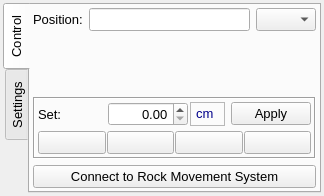
<?xml version="1.0" encoding="UTF-8"?>
<ui version="4.0">
 <class>LeuzeDistanceMeter</class>
 <widget class="QWidget" name="LeuzeDistanceMeter">
  <property name="geometry">
   <rect>
    <x>0</x>
    <y>0</y>
    <width>324</width>
    <height>196</height>
   </rect>
  </property>
  <property name="windowTitle">
   <string>Form</string>
  </property>
  <layout class="QGridLayout" name="gridLayout_3">
   <property name="leftMargin">
    <number>3</number>
   </property>
   <property name="topMargin">
    <number>3</number>
   </property>
   <property name="rightMargin">
    <number>3</number>
   </property>
   <property name="bottomMargin">
    <number>3</number>
   </property>
   <item row="0" column="0">
    <widget class="QTabWidget" name="tabWidget">
     <property name="font">
      <font>
       <pointsize>10</pointsize>
      </font>
     </property>
     <property name="tabPosition">
      <enum>QTabWidget::West</enum>
     </property>
     <property name="currentIndex">
      <number>0</number>
     </property>
     <widget class="QWidget" name="tabControl">
      <attribute name="title">
       <string>Control</string>
      </attribute>
      <layout class="QGridLayout" name="gridLayout_2">
       <property name="leftMargin">
        <number>3</number>
       </property>
       <property name="topMargin">
        <number>3</number>
       </property>
       <property name="rightMargin">
        <number>3</number>
       </property>
       <property name="bottomMargin">
        <number>3</number>
       </property>
       <item row="2" column="0" colspan="3">
        <widget class="QFrame" name="framePosControl">
         <property name="frameShape">
          <enum>QFrame::Box</enum>
         </property>
         <property name="frameShadow">
          <enum>QFrame::Sunken</enum>
         </property>
         <layout class="QGridLayout" name="gridLayout">
          <property name="leftMargin">
           <number>3</number>
          </property>
          <property name="topMargin">
           <number>3</number>
          </property>
          <property name="rightMargin">
           <number>3</number>
          </property>
          <property name="bottomMargin">
           <number>3</number>
          </property>
          <property name="verticalSpacing">
           <number>5</number>
          </property>
          <item row="0" column="0">
           <layout class="QHBoxLayout" name="horizontalLayout_3">
            <property name="spacing">
             <number>6</number>
            </property>
            <item>
             <layout class="QHBoxLayout" name="horizontalLayout_2">
              <property name="spacing">
               <number>2</number>
              </property>
              <item>
               <widget class="QLabel" name="lblSetPosition">
                <property name="font">
                 <font>
                  <pointsize>10</pointsize>
                 </font>
                </property>
                <property name="text">
                 <string>Set:</string>
                </property>
               </widget>
              </item>
              <item>
               <widget class="QDoubleSpinBox" name="dsboxSetPosition">
                <property name="minimumSize">
                 <size>
                  <width>80</width>
                  <height>0</height>
                 </size>
                </property>
                <property name="alignment">
                 <set>Qt::AlignRight|Qt::AlignTrailing|Qt::AlignVCenter</set>
                </property>
               </widget>
              </item>
              <item>
               <widget class="QFrame" name="frame_7">
                <property name="sizePolicy">
                 <sizepolicy hsizetype="Maximum" vsizetype="Preferred">
                  <horstretch>0</horstretch>
                  <verstretch>0</verstretch>
                 </sizepolicy>
                </property>
                <property name="frameShape">
                 <enum>QFrame::StyledPanel</enum>
                </property>
                <property name="frameShadow">
                 <enum>QFrame::Raised</enum>
                </property>
                <layout class="QGridLayout" name="gridLayout_13">
                 <property name="leftMargin">
                  <number>5</number>
                 </property>
                 <property name="topMargin">
                  <number>1</number>
                 </property>
                 <property name="rightMargin">
                  <number>10</number>
                 </property>
                 <property name="bottomMargin">
                  <number>1</number>
                 </property>
                 <item row="0" column="0">
                  <widget class="QLabel" name="label_7">
                   <property name="text">
                    <string>&lt;font color=darkblue&gt;cm&lt;/font&gt;</string>
                   </property>
                  </widget>
                 </item>
                </layout>
               </widget>
              </item>
             </layout>
            </item>
            <item>
             <widget class="QPushButton" name="pbtSet">
              <property name="sizePolicy">
               <sizepolicy hsizetype="Maximum" vsizetype="Fixed">
                <horstretch>0</horstretch>
                <verstretch>0</verstretch>
               </sizepolicy>
              </property>
              <property name="minimumSize">
               <size>
                <width>0</width>
                <height>0</height>
               </size>
              </property>
              <property name="font">
               <font>
                <pointsize>10</pointsize>
               </font>
              </property>
              <property name="text">
               <string>Apply</string>
              </property>
              <property name="checkable">
               <bool>true</bool>
              </property>
             </widget>
            </item>
           </layout>
          </item>
          <item row="1" column="0">
           <layout class="QHBoxLayout" name="horizontalLayout">
            <property name="spacing">
             <number>1</number>
            </property>
            <item>
             <widget class="QPushButton" name="pbtBegin">
              <property name="minimumSize">
               <size>
                <width>0</width>
                <height>0</height>
               </size>
              </property>
              <property name="text">
               <string/>
              </property>
              <property name="iconSize">
               <size>
                <width>24</width>
                <height>24</height>
               </size>
              </property>
              <property name="checkable">
               <bool>true</bool>
              </property>
             </widget>
            </item>
            <item>
             <widget class="QPushButton" name="pbtBack">
              <property name="minimumSize">
               <size>
                <width>0</width>
                <height>0</height>
               </size>
              </property>
              <property name="text">
               <string/>
              </property>
              <property name="iconSize">
               <size>
                <width>24</width>
                <height>24</height>
               </size>
              </property>
              <property name="checkable">
               <bool>true</bool>
              </property>
             </widget>
            </item>
            <item>
             <widget class="QPushButton" name="pbtForward">
              <property name="minimumSize">
               <size>
                <width>0</width>
                <height>0</height>
               </size>
              </property>
              <property name="text">
               <string/>
              </property>
              <property name="iconSize">
               <size>
                <width>24</width>
                <height>24</height>
               </size>
              </property>
              <property name="checkable">
               <bool>true</bool>
              </property>
             </widget>
            </item>
            <item>
             <widget class="QPushButton" name="pbtEnd">
              <property name="minimumSize">
               <size>
                <width>0</width>
                <height>0</height>
               </size>
              </property>
              <property name="text">
               <string/>
              </property>
              <property name="iconSize">
               <size>
                <width>24</width>
                <height>24</height>
               </size>
              </property>
              <property name="checkable">
               <bool>true</bool>
              </property>
             </widget>
            </item>
           </layout>
          </item>
         </layout>
        </widget>
       </item>
       <item row="0" column="2">
        <widget class="QComboBox" name="cboxDistance">
         <property name="maximumSize">
          <size>
           <width>60</width>
           <height>16777215</height>
          </size>
         </property>
         <property name="font">
          <font>
           <pointsize>10</pointsize>
          </font>
         </property>
        </widget>
       </item>
       <item row="0" column="1">
        <widget class="QLineEdit" name="ledDistance">
         <property name="minimumSize">
          <size>
           <width>0</width>
           <height>0</height>
          </size>
         </property>
         <property name="maximumSize">
          <size>
           <width>16777215</width>
           <height>16777215</height>
          </size>
         </property>
         <property name="font">
          <font>
           <pointsize>10</pointsize>
           <weight>75</weight>
           <bold>true</bold>
          </font>
         </property>
         <property name="alignment">
          <set>Qt::AlignRight|Qt::AlignTrailing|Qt::AlignVCenter</set>
         </property>
         <property name="readOnly">
          <bool>true</bool>
         </property>
        </widget>
       </item>
       <item row="3" column="0" colspan="3">
        <widget class="QPushButton" name="pbtConnect">
         <property name="text">
          <string>Connect to Rock Movement System</string>
         </property>
         <property name="checkable">
          <bool>true</bool>
         </property>
        </widget>
       </item>
       <item row="0" column="0">
        <widget class="QLabel" name="lblPosition">
         <property name="font">
          <font>
           <pointsize>10</pointsize>
          </font>
         </property>
         <property name="text">
          <string>Position:</string>
         </property>
        </widget>
       </item>
       <item row="1" column="1">
        <spacer name="verticalSpacer">
         <property name="orientation">
          <enum>Qt::Vertical</enum>
         </property>
         <property name="sizeHint" stdset="0">
          <size>
           <width>20</width>
           <height>46</height>
          </size>
         </property>
        </spacer>
       </item>
      </layout>
     </widget>
     <widget class="QWidget" name="tabSettings">
      <attribute name="title">
       <string>Settings</string>
      </attribute>
      <layout class="QGridLayout" name="gridLayout_6">
       <property name="leftMargin">
        <number>3</number>
       </property>
       <property name="topMargin">
        <number>3</number>
       </property>
       <property name="rightMargin">
        <number>3</number>
       </property>
       <property name="bottomMargin">
        <number>3</number>
       </property>
       <property name="spacing">
        <number>3</number>
       </property>
       <item row="3" column="0" colspan="2">
        <widget class="Line" name="line">
         <property name="orientation">
          <enum>Qt::Horizontal</enum>
         </property>
        </widget>
       </item>
       <item row="1" column="0" colspan="2">
        <widget class="Line" name="line_2">
         <property name="orientation">
          <enum>Qt::Horizontal</enum>
         </property>
        </widget>
       </item>
       <item row="0" column="0" colspan="2">
        <layout class="QGridLayout" name="gridLayout_4">
         <item row="0" column="0">
          <widget class="QLabel" name="lblFrom">
           <property name="font">
            <font>
             <pointsize>10</pointsize>
            </font>
           </property>
           <property name="text">
            <string>From:</string>
           </property>
          </widget>
         </item>
         <item row="0" column="1">
          <widget class="QDoubleSpinBox" name="dsboxFrom">
           <property name="font">
            <font>
             <pointsize>10</pointsize>
            </font>
           </property>
           <property name="alignment">
            <set>Qt::AlignRight|Qt::AlignTrailing|Qt::AlignVCenter</set>
           </property>
           <property name="decimals">
            <number>2</number>
           </property>
           <property name="maximum">
            <double>2.000000000000000</double>
           </property>
           <property name="singleStep">
            <double>0.100000000000000</double>
           </property>
          </widget>
         </item>
         <item row="1" column="0">
          <widget class="QLabel" name="lblTo">
           <property name="font">
            <font>
             <pointsize>10</pointsize>
            </font>
           </property>
           <property name="text">
            <string>To:</string>
           </property>
          </widget>
         </item>
         <item row="2" column="1">
          <widget class="QDoubleSpinBox" name="dsboxStep">
           <property name="font">
            <font>
             <pointsize>10</pointsize>
            </font>
           </property>
           <property name="alignment">
            <set>Qt::AlignRight|Qt::AlignTrailing|Qt::AlignVCenter</set>
           </property>
           <property name="decimals">
            <number>2</number>
           </property>
           <property name="maximum">
            <double>2.000000000000000</double>
           </property>
           <property name="singleStep">
            <double>0.100000000000000</double>
           </property>
          </widget>
         </item>
         <item row="2" column="0">
          <widget class="QLabel" name="lblStep">
           <property name="font">
            <font>
             <pointsize>10</pointsize>
            </font>
           </property>
           <property name="text">
            <string>Step:</string>
           </property>
          </widget>
         </item>
         <item row="1" column="1">
          <widget class="QDoubleSpinBox" name="dsboxTo">
           <property name="font">
            <font>
             <pointsize>10</pointsize>
            </font>
           </property>
           <property name="alignment">
            <set>Qt::AlignRight|Qt::AlignTrailing|Qt::AlignVCenter</set>
           </property>
           <property name="decimals">
            <number>2</number>
           </property>
           <property name="maximum">
            <double>2.000000000000000</double>
           </property>
           <property name="singleStep">
            <double>0.100000000000000</double>
           </property>
          </widget>
         </item>
         <item row="1" column="2">
          <widget class="QFrame" name="frame_2">
           <property name="sizePolicy">
            <sizepolicy hsizetype="Maximum" vsizetype="Preferred">
             <horstretch>0</horstretch>
             <verstretch>0</verstretch>
            </sizepolicy>
           </property>
           <property name="frameShape">
            <enum>QFrame::Panel</enum>
           </property>
           <property name="frameShadow">
            <enum>QFrame::Raised</enum>
           </property>
           <layout class="QGridLayout" name="gridLayout_8">
            <property name="leftMargin">
             <number>5</number>
            </property>
            <property name="topMargin">
             <number>1</number>
            </property>
            <property name="rightMargin">
             <number>10</number>
            </property>
            <property name="bottomMargin">
             <number>1</number>
            </property>
            <item row="0" column="0">
             <widget class="QLabel" name="label_2">
              <property name="text">
               <string>&lt;font color=darkblue&gt;cm&lt;/font&gt;</string>
              </property>
             </widget>
            </item>
           </layout>
          </widget>
         </item>
         <item row="2" column="2">
          <widget class="QFrame" name="frame_3">
           <property name="sizePolicy">
            <sizepolicy hsizetype="Maximum" vsizetype="Preferred">
             <horstretch>0</horstretch>
             <verstretch>0</verstretch>
            </sizepolicy>
           </property>
           <property name="frameShape">
            <enum>QFrame::Panel</enum>
           </property>
           <property name="frameShadow">
            <enum>QFrame::Raised</enum>
           </property>
           <layout class="QGridLayout" name="gridLayout_9">
            <property name="leftMargin">
             <number>5</number>
            </property>
            <property name="topMargin">
             <number>1</number>
            </property>
            <property name="rightMargin">
             <number>10</number>
            </property>
            <property name="bottomMargin">
             <number>1</number>
            </property>
            <item row="0" column="0">
             <widget class="QLabel" name="label_3">
              <property name="text">
               <string>&lt;font color=darkblue&gt;cm&lt;/font&gt;</string>
              </property>
             </widget>
            </item>
           </layout>
          </widget>
         </item>
         <item row="0" column="2">
          <widget class="QFrame" name="frame">
           <property name="sizePolicy">
            <sizepolicy hsizetype="Maximum" vsizetype="Preferred">
             <horstretch>0</horstretch>
             <verstretch>0</verstretch>
            </sizepolicy>
           </property>
           <property name="frameShape">
            <enum>QFrame::Panel</enum>
           </property>
           <property name="frameShadow">
            <enum>QFrame::Raised</enum>
           </property>
           <layout class="QGridLayout" name="gridLayout_7">
            <property name="leftMargin">
             <number>5</number>
            </property>
            <property name="topMargin">
             <number>1</number>
            </property>
            <property name="rightMargin">
             <number>10</number>
            </property>
            <property name="bottomMargin">
             <number>1</number>
            </property>
            <item row="0" column="0">
             <widget class="QLabel" name="label">
              <property name="text">
               <string>&lt;font color=darkblue&gt;cm&lt;/font&gt;</string>
              </property>
             </widget>
            </item>
           </layout>
          </widget>
         </item>
        </layout>
       </item>
       <item row="2" column="0" colspan="2">
        <layout class="QGridLayout" name="gridLayout_5">
         <item row="0" column="0">
          <widget class="QLabel" name="lblCalibrLen">
           <property name="text">
            <string>Length of Calibration Sample: </string>
           </property>
          </widget>
         </item>
         <item row="1" column="1">
          <widget class="QDoubleSpinBox" name="dsboxCoreDiameter">
           <property name="alignment">
            <set>Qt::AlignRight|Qt::AlignTrailing|Qt::AlignVCenter</set>
           </property>
           <property name="readOnly">
            <bool>false</bool>
           </property>
           <property name="decimals">
            <number>2</number>
           </property>
          </widget>
         </item>
         <item row="1" column="0">
          <widget class="QLabel" name="lblCoreDiameter">
           <property name="text">
            <string>Core Diameter:</string>
           </property>
          </widget>
         </item>
         <item row="0" column="1">
          <widget class="QDoubleSpinBox" name="dsboxCalibrLength">
           <property name="alignment">
            <set>Qt::AlignRight|Qt::AlignTrailing|Qt::AlignVCenter</set>
           </property>
           <property name="readOnly">
            <bool>true</bool>
           </property>
           <property name="decimals">
            <number>2</number>
           </property>
          </widget>
         </item>
         <item row="0" column="2">
          <widget class="QFrame" name="frame_4">
           <property name="sizePolicy">
            <sizepolicy hsizetype="Maximum" vsizetype="Preferred">
             <horstretch>0</horstretch>
             <verstretch>0</verstretch>
            </sizepolicy>
           </property>
           <property name="frameShape">
            <enum>QFrame::Panel</enum>
           </property>
           <property name="frameShadow">
            <enum>QFrame::Raised</enum>
           </property>
           <layout class="QGridLayout" name="gridLayout_10">
            <property name="leftMargin">
             <number>5</number>
            </property>
            <property name="topMargin">
             <number>1</number>
            </property>
            <property name="rightMargin">
             <number>10</number>
            </property>
            <property name="bottomMargin">
             <number>1</number>
            </property>
            <item row="0" column="0">
             <widget class="QLabel" name="label_4">
              <property name="text">
               <string>&lt;font color=darkblue&gt;cm&lt;/font&gt;</string>
              </property>
             </widget>
            </item>
           </layout>
          </widget>
         </item>
         <item row="1" column="2">
          <widget class="QFrame" name="frame_5">
           <property name="sizePolicy">
            <sizepolicy hsizetype="Maximum" vsizetype="Preferred">
             <horstretch>0</horstretch>
             <verstretch>0</verstretch>
            </sizepolicy>
           </property>
           <property name="frameShape">
            <enum>QFrame::Panel</enum>
           </property>
           <property name="frameShadow">
            <enum>QFrame::Raised</enum>
           </property>
           <layout class="QGridLayout" name="gridLayout_11">
            <property name="leftMargin">
             <number>5</number>
            </property>
            <property name="topMargin">
             <number>1</number>
            </property>
            <property name="rightMargin">
             <number>10</number>
            </property>
            <property name="bottomMargin">
             <number>1</number>
            </property>
            <item row="0" column="0">
             <widget class="QLabel" name="label_5">
              <property name="text">
               <string>&lt;font color=darkblue&gt;cm&lt;/font&gt;</string>
              </property>
             </widget>
            </item>
           </layout>
          </widget>
         </item>
        </layout>
       </item>
       <item row="4" column="0" colspan="2">
        <layout class="QHBoxLayout" name="horizontalLayout_6">
         <property name="spacing">
          <number>10</number>
         </property>
         <item>
          <layout class="QHBoxLayout" name="horizontalLayout_4">
           <property name="spacing">
            <number>2</number>
           </property>
           <item>
            <widget class="QLabel" name="lblZero">
             <property name="font">
              <font>
               <pointsize>10</pointsize>
              </font>
             </property>
             <property name="text">
              <string>Zero:</string>
             </property>
            </widget>
           </item>
           <item>
            <widget class="QDoubleSpinBox" name="dsboxZero">
             <property name="minimumSize">
              <size>
               <width>75</width>
               <height>0</height>
              </size>
             </property>
             <property name="font">
              <font>
               <pointsize>10</pointsize>
              </font>
             </property>
             <property name="alignment">
              <set>Qt::AlignRight|Qt::AlignTrailing|Qt::AlignVCenter</set>
             </property>
             <property name="readOnly">
              <bool>true</bool>
             </property>
             <property name="decimals">
              <number>2</number>
             </property>
             <property name="maximum">
              <double>2.000000000000000</double>
             </property>
             <property name="singleStep">
              <double>0.100000000000000</double>
             </property>
            </widget>
           </item>
           <item>
            <widget class="QFrame" name="frame_6">
             <property name="frameShape">
              <enum>QFrame::Panel</enum>
             </property>
             <property name="frameShadow">
              <enum>QFrame::Raised</enum>
             </property>
             <layout class="QGridLayout" name="gridLayout_12">
              <property name="leftMargin">
               <number>5</number>
              </property>
              <property name="topMargin">
               <number>1</number>
              </property>
              <property name="rightMargin">
               <number>10</number>
              </property>
              <property name="bottomMargin">
               <number>1</number>
              </property>
              <item row="0" column="0">
               <widget class="QLabel" name="label_6">
                <property name="text">
                 <string>&lt;font color=darkblue&gt;cm&lt;/font&gt;</string>
                </property>
               </widget>
              </item>
             </layout>
            </widget>
           </item>
          </layout>
         </item>
         <item>
          <layout class="QHBoxLayout" name="horizontalLayout_5">
           <property name="spacing">
            <number>2</number>
           </property>
           <item>
            <widget class="QPushButton" name="pbtSetZero">
             <property name="maximumSize">
              <size>
               <width>60</width>
               <height>16777215</height>
              </size>
             </property>
             <property name="font">
              <font>
               <pointsize>10</pointsize>
              </font>
             </property>
             <property name="text">
              <string>Set &quot;0&quot;</string>
             </property>
            </widget>
           </item>
           <item>
            <widget class="QPushButton" name="pbtClear">
             <property name="maximumSize">
              <size>
               <width>60</width>
               <height>16777215</height>
              </size>
             </property>
             <property name="text">
              <string>Clear</string>
             </property>
            </widget>
           </item>
          </layout>
         </item>
        </layout>
       </item>
      </layout>
     </widget>
    </widget>
   </item>
  </layout>
 </widget>
 <resources/>
 <connections/>
</ui>
